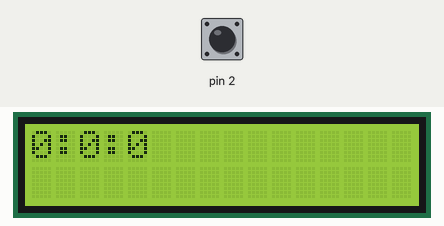
This program was run on a simulated Arduino Uno, built with avr-gcc and run on an emulated ATmega328P. On the bench: 16×2 character LCD. The inputs (shaded band) are chosen by the test bench; at power-on: pin 2 LOW. What the program prints to the serial monitor is not drawn.

Above: at 1.2 s.
1.3 s: pin 2 driven HIGH
2.8 s: pin 2 pulsed LOW 5 times (0.12 s each, 0.3 s apart)
At 4.8 s:
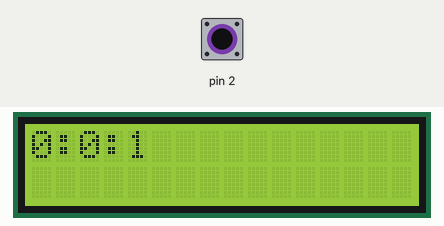
At 5.9 s:
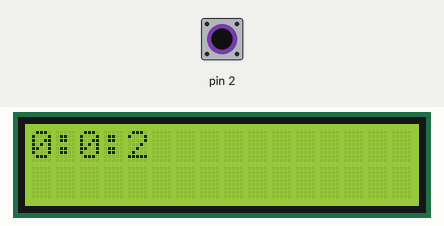
Timing chart, 0 to 7.4 s (numbered marks = the images above; inputs shaded):
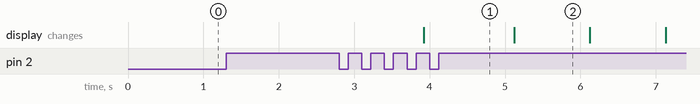

The program:

main.cpp
```cpp
#include <Arduino.h>
#include <Wire.h>
#include <Adafruit_GFX.h>
#include <Adafruit_SSD1306.h>
// #include <SPI.h>
#include <LiquidCrystal.h>

#define SS_PIN 10
#define RST_PIN 9

#define OLED_RESET 4
Adafruit_SSD1306 oled(128, 64, &Wire, OLED_RESET);

LiquidCrystal lcd(3, 5, 6, 7, 8, 9);//定义LCD的引脚

int second, minute, hour = 0;
int state = 0;

//刷新LCD
void refresh()
{
  lcd.clear();
  lcd.print(hour);
  lcd.print(":");
  lcd.print(minute);
  lcd.print(":");
  lcd.print(second);
  Serial.print("Lcd refreshed");
  Serial.print("   ");
  Serial.println(state);
}

//外部中断，外部电平改变后，触发中断
void change_state()
{
  Serial.println("state changed");
  if (state == 0 || state == 1 || state == 2)
  {
    state++;
  }
  else if (state == 3)
  {
    state = 0;
    refresh();
  }
}

void setup()
{
  Serial.begin(9600);
  SPI.begin();
  lcd.begin(16, 2);
  Serial.println("RC522初始化完成...");
  attachInterrupt(0, change_state, RISING);
}

void loop()
{
  //初始暂停状态
  if (state == 0)
  {
    hour = 0;
    minute = 0;
    second = 0;
    refresh();
  }
  //开始计时状态
  else if (state == 2)
  {
    do
    {
      delay(1000);
      if (second < 60)
      {
        second++;
      }
      else
      {
        second = 0;
        minute++;
      }
      if (minute == 60)
      {
        minute = 0;
        hour++;
      }
      refresh();
    } while (state == 2);
  }
}
```

Measured:
- after the input at 1.3 s, every drawn part: stays the same
- after the input at 2.8 s, the display: changes after 1.1 s (image 1)
- what the display in image 2 shows lasts 1.0 s, from 5.1 s to 6.1 s
